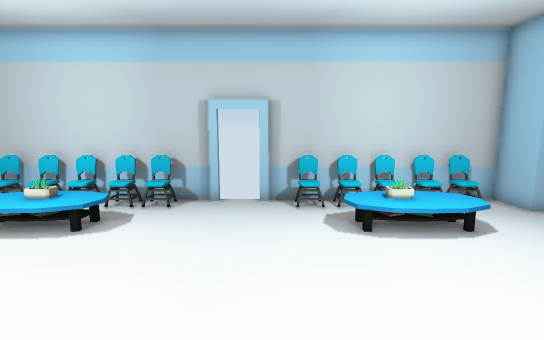
[1] (above)

15 first-person views from a walk through a 3-D level made in the Unity game engine. The camera is 1.3 m above the floor, tilts 8° down and sees 85° across. Doors are open. The floor is counted in squares, 0.45 m on a side. Each view is taken from the middle of a square. On the plan, view 1 faces up. The plan holds only what a view shows up to about 20 squares ahead; the rest is blank. The player character is not drawn. Some animated figures are not drawn.

[2]
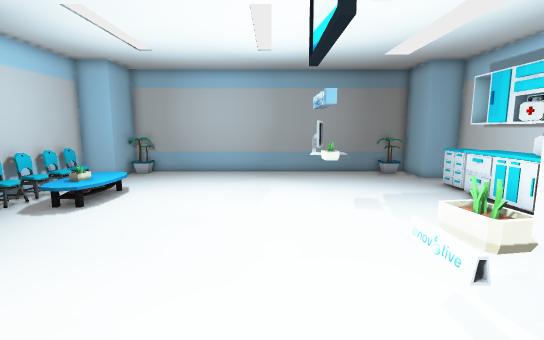

[3]
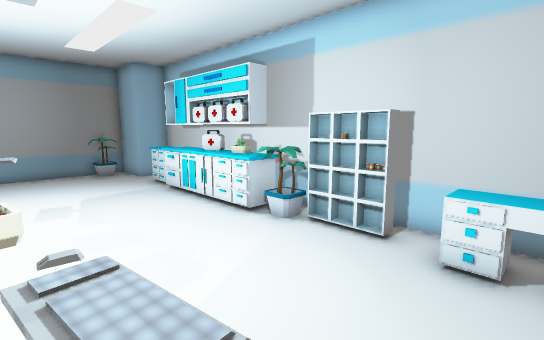

[4]
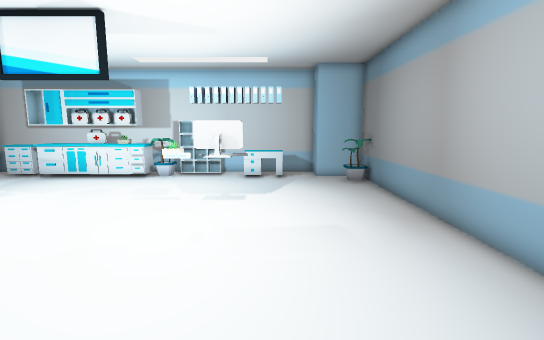

[5]
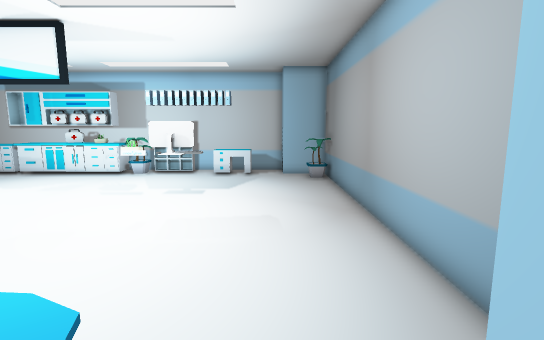

[6]
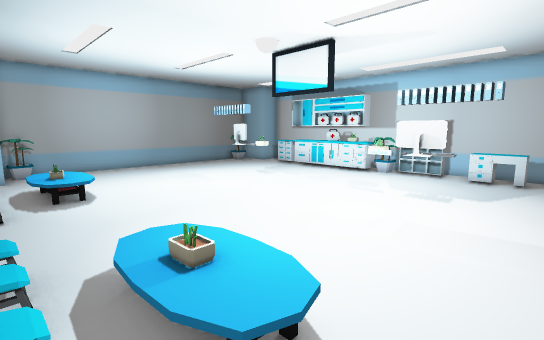

[7]
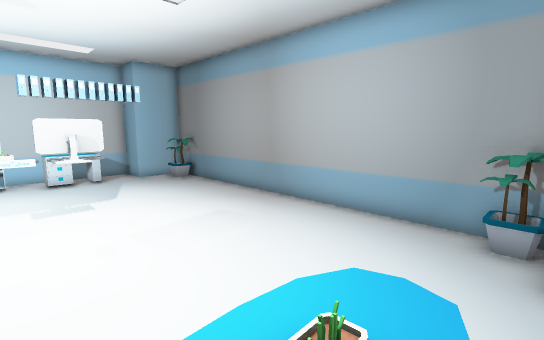

[8]
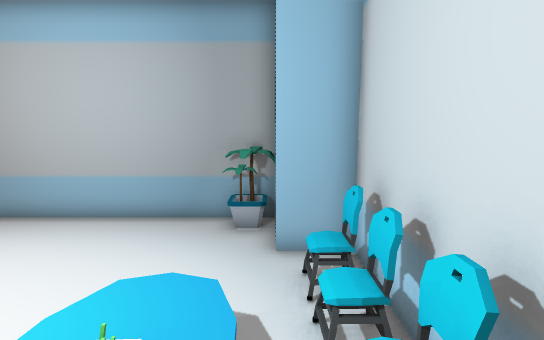

[9]
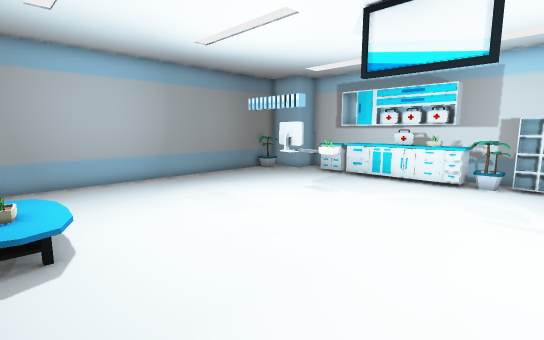

[10]
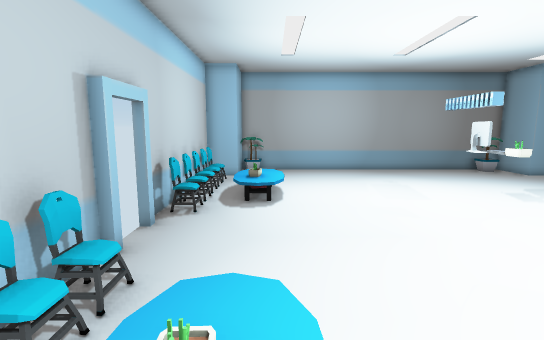

[11]
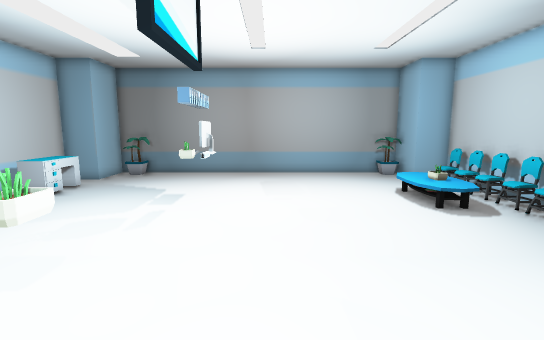

[12]
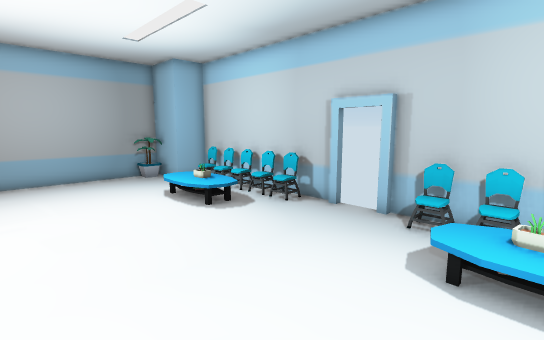

[13]
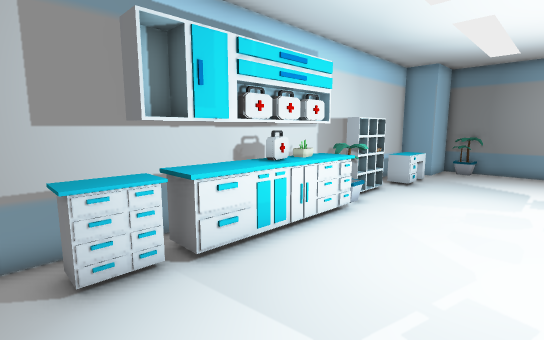

[14]
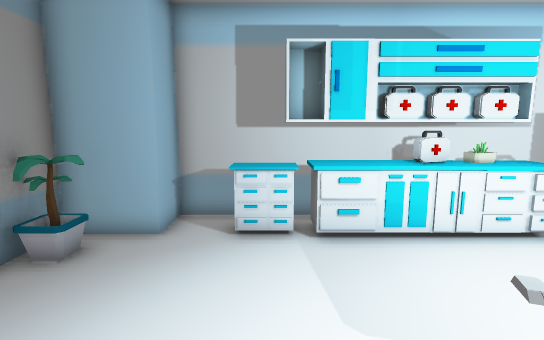

[15]
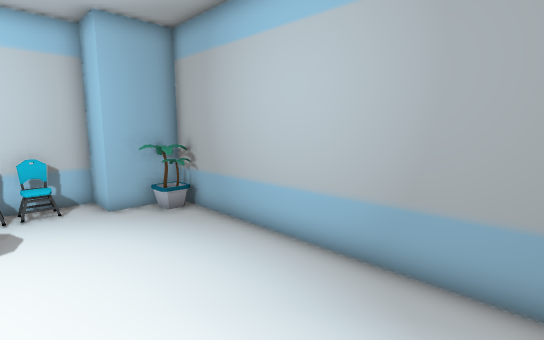

### Floor plan
Key: @ floor where view 1 was taken; # wall or solid block; . floor; / step, stairs or slope; D open door; = window, fence, low wall or low ledge; C chair; A cabinet; M medkit; S shelf; O other object.
Columns run from 15 left of view 1 to 12 right of it. Each row starts with its distance up from view 1.
 12    ##########DD##########
 11    #.OOCOO.O.  .//OOCOO.#
 10 #O##....................####
  9 #OO....OOO........OOOO...OO#
  8 ##.....OOO........OOOO.... #
  7  #.........................#
  6  #.........................#
  5  #.........................#
  4  #.........................#
  3  #.........................#
  2  #.........................#
  1  #.........................#
  0  #......O==....@...........#
 -1  #.....OOO.......OOO.......#
 -2  #.....OO.........OO.......#
 -3  #.........................#
 -4  #.........................#
 -5 ##.........................#
 -6 OO.......................OO#
 -7 ##O..........OAAAAAAA.....O#
 -8  ###.AAAAAAAAASMMMMSAAA.####
 -9    #.=AAAAAAAOASSSS SAA.#
-10    ######################

Where each view was taken, in squares from view 1:
view 1: 0 up, 0 right, facing up
view 2: 1 up, 8 left, facing right
view 3: 1 down, 9 left, facing down-right
view 4: 10 up, 9 left, facing down
view 5: 11 up, 11 left, facing down
view 6: 11 up, 11 left, facing down-right
view 7: 10 up, 5 left, facing down-left
view 8: 10 up, 5 left, facing left
view 9: 9 up, 5 left, facing down-right
view 10: 8 up, 9 left, facing right
view 11: 2 up, 5 right, facing left
view 12: 2 up, 4 right, facing up-left
view 13: 2 down, 8 right, facing down-left
view 14: 0 up, 6 right, facing down
view 15: 1 down, 6 right, facing up-right
